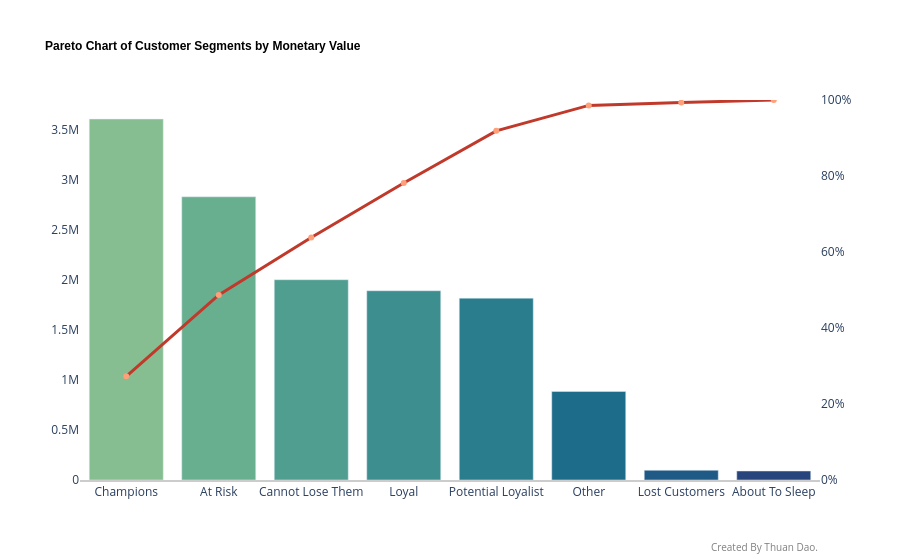

This figure's notebook cell:
### Code cell
fig = go.Figure()

fig.add_trace(
    go.Bar (
        x = data_rfm_summary["Segment"].astype(str),
        y = data_rfm_summary["total_monetary"].round(2),
        name = "Total Monetary",
        # text="$" + data_rfm_summary["total_monetary"].round(2).astype(str),
        # textposition="auto",
        marker_color=color_gradient(n_colors=len(data_rfm_summary), tone="crest"),
        hovertemplate="<b>%{x}</b><br>Total Monetary: $%{y: ,.2f}<extra></extra>" 
    )
)

fig.add_trace(
    go.Scatter (
        x = data_rfm_summary["Segment"].astype(str),
        y = data_rfm_summary["Cumulative_%"],
        name = "Cumulative %",
        mode="lines+markers+text",
        yaxis = "y2",
        # text=data_rfm_summary["Cumulative_%"].round(2).astype(str) + "%",
        marker_color = "rgb(255,160,122)",
        # textposition="top center",
        line=dict(color="rgb(192, 57, 43)", width=3),
        hovertemplate="<b>%{x}</b><br>Cumulative: %{y:.1f}%<extra></extra>"
    )
)

fig.update_layout(
    title = dict(text="<b>Pareto Chart of Customer Segments by Monetary Value<b>",
                 font=dict(size=12, family="Arial", color="black")),
    plot_bgcolor = "white",
    yaxis = dict(side = "left", showgrid = False, zeroline = True, showline = False, showticklabels = True),
    yaxis2 = dict(side = "right", overlaying = "y", showgrid = False, zeroline = False, showline = False, showticklabels = True, ticksuffix="%", range=[0, 100]),
    xaxis = dict(showline = True, linecolor = "rgb(204, 204, 204)", linewidth = 2),
    annotations=[dict(text="Created By Thuan Dao.", xref="paper", yref="paper", x=1, y=-.45, 
    showarrow=False, font=dict(size=10, color="gray", family="Arial"))],
    showlegend=False
)

fig.add_annotation(text="Created By Thuan Dao.", xref="paper", yref="paper", x=1, y=-.2, showarrow=False, font=dict(size=10, color="gray"))

### Figure 1 — Plotly figure (JSON) as saved in the notebook; plotly's stock layout.template omitted (floating-point values rounded to 4 significant figures)
{"data": [{"hovertemplate": "<b>%{x}</b><br>Total Monetary: $%{y: ,.2f}<extra></extra>", "marker": {"color": ["#86be91", "#68af90", "#509e90", "#3d8e8e", "#2a7d8c", "#1d6c8a", "#1f5985", "#27457c"]}, "name": "Total Monetary", "type": "bar", "x": ["Champions", "At Risk", "Cannot Lose Them", "Loyal", "Potential Loyalist", "Other", "Lost Customers", "About To Sleep"], "y": [3608000.0, 2830000.0, 2002000.0, 1891000.0, 1818000.0, 884900.0, 97270.0, 90080.0]}, {"hovertemplate": "<b>%{x}</b><br>Cumulative: %{y:.1f}%<extra></extra>", "line": {"color": "rgb(192, 57, 43)", "width": 3}, "marker": {"color": "rgb(255,160,122)"}, "mode": "lines+markers+text", "name": "Cumulative %", "type": "scatter", "x": ["Champions", "At Risk", "Cannot Lose Them", "Loyal", "Potential Loyalist", "Other", "Lost Customers", "About To Sleep"], "y": [27.29, 48.7, 63.84, 78.14, 91.89, 98.58, 99.32, 100.0], "yaxis": "y2"}], "layout": {"annotations": [{"font": {"color": "gray", "family": "Arial", "size": 10}, "showarrow": false, "text": "Created By Thuan Dao.", "x": 1, "xref": "paper", "y": -0.45, "yref": "paper"}, {"font": {"color": "gray", "size": 10}, "showarrow": false, "text": "Created By Thuan Dao.", "x": 1, "xref": "paper", "y": -0.2, "yref": "paper"}], "plot_bgcolor": "white", "showlegend": false, "title": {"font": {"color": "black", "family": "Arial", "size": 12}, "text": "<b>Pareto Chart of Customer Segments by Monetary Value<b>"}, "xaxis": {"linecolor": "rgb(204, 204, 204)", "linewidth": 2, "showline": true}, "yaxis": {"showgrid": false, "showline": false, "showticklabels": true, "side": "left", "zeroline": true}, "yaxis2": {"overlaying": "y", "range": [0, 100], "showgrid": false, "showline": false, "showticklabels": true, "side": "right", "ticksuffix": "%", "zeroline": false}}}
